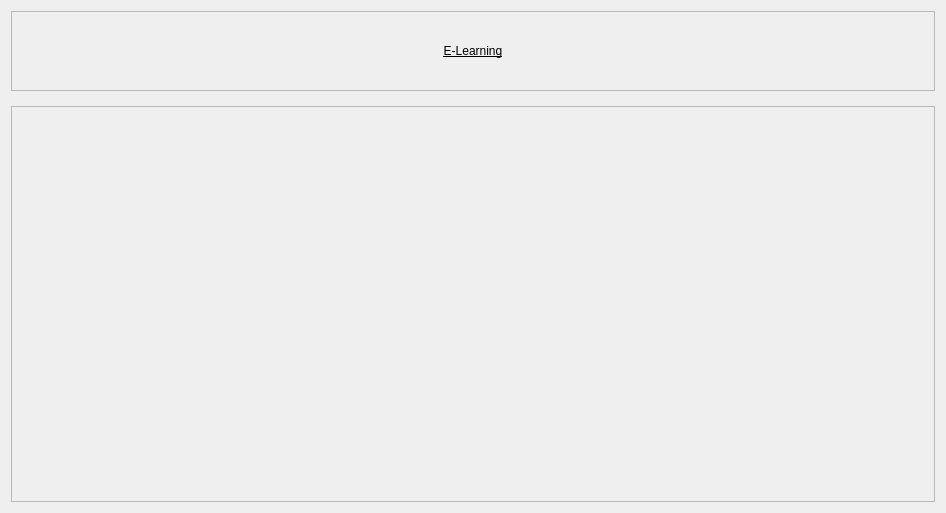
                            <widget class="QWidget" name="scrollAreaWidgetContents_13">
                             <property name="geometry">
                              <rect>
                               <x>0</x>
                               <y>0</y>
                               <width>946</width>
                               <height>513</height>
                              </rect>
                             </property>
                             <property name="styleSheet">
                              <string notr="true">font: 75 12pt &quot;Roboto Condensed&quot;;</string>
                             </property>
                             <layout class="QVBoxLayout" name="verticalLayout_58">
                              <property name="spacing">
                               <number>15</number>
                              </property>
                              <item>
                               <widget class="QFrame" name="frame_54">
                                <property name="maximumSize">
                                 <size>
                                  <width>16777215</width>
                                  <height>80</height>
                                 </size>
                                </property>
                                <property name="frameShape">
                                 <enum>QFrame::StyledPanel</enum>
                                </property>
                                <property name="frameShadow">
                                 <enum>QFrame::Raised</enum>
                                </property>
                                <layout class="QGridLayout" name="gridLayout_27">
                                 <property name="leftMargin">
                                  <number>100</number>
                                 </property>
                                 <property name="rightMargin">
                                  <number>100</number>
                                 </property>
                                 <item row="1" column="2">
                                  <widget class="QLabel" name="label_53">
                                   <property name="styleSheet">
                                    <string notr="true">font: bold 14pt &quot;Roboto Condensed&quot;;
text-decoration:underline;</string>
                                   </property>
                                   <property name="text">
                                    <string>E-Learning</string>
                                   </property>
                                   <property name="alignment">
                                    <set>Qt::AlignCenter</set>
                                   </property>
                                  </widget>
                                 </item>
                                </layout>
                               </widget>
                              </item>
                              <item>
                               <widget class="QFrame" name="frame_55">
                                <property name="styleSheet">
                                 <string notr="true"/>
                                </property>
                                <property name="frameShape">
                                 <enum>QFrame::StyledPanel</enum>
                                </property>
                                <property name="frameShadow">
                                 <enum>QFrame::Sunken</enum>
                                </property>
                                <layout class="QGridLayout" name="gridLayout_28">
                                 <property name="rightMargin">
                                  <number>11</number>
                                 </property>
                                </layout>
                               </widget>
                              </item>
                             </layout>
                            </widget>
